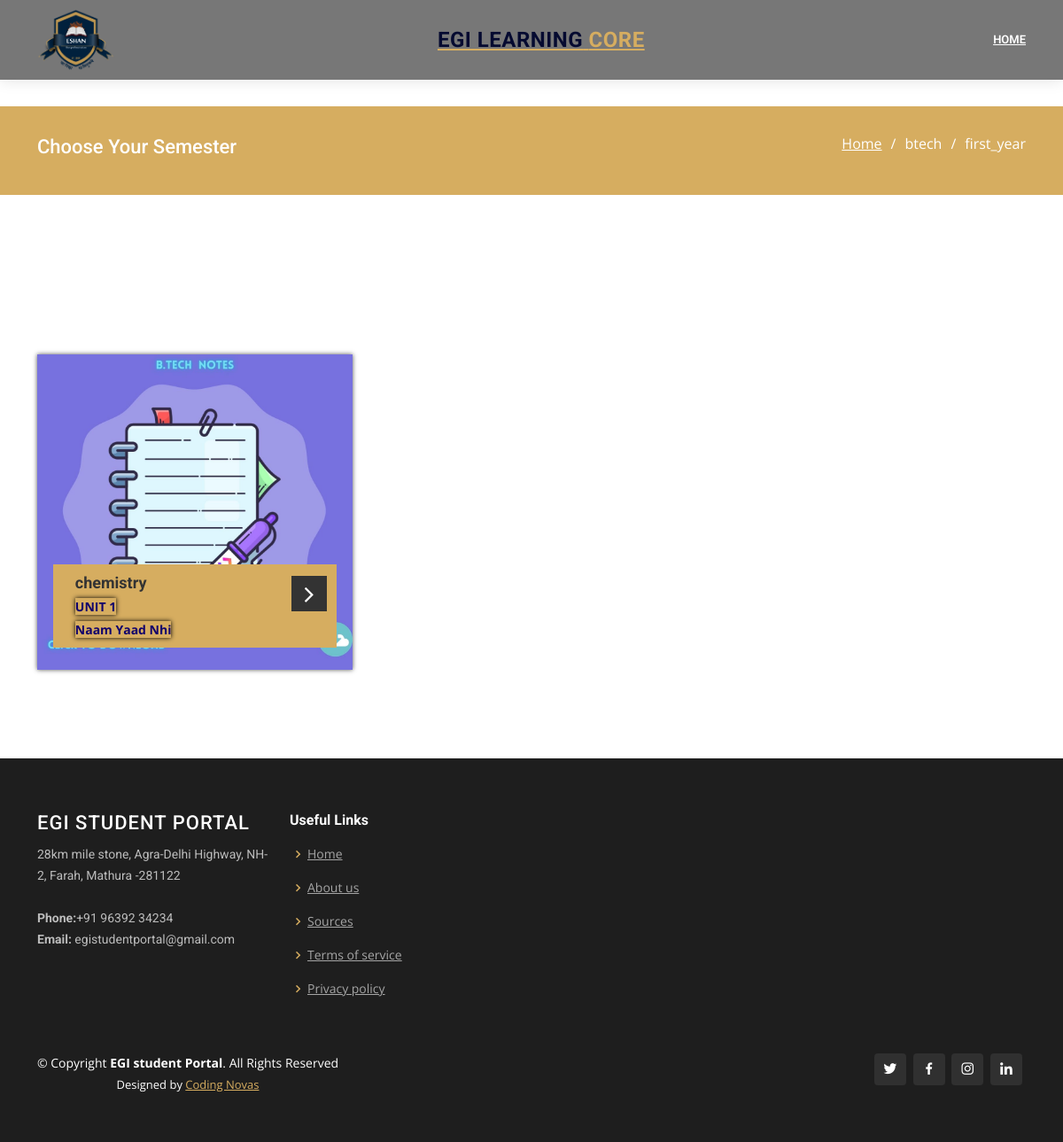
Before: /btech_first_sem2/ with the older database file.
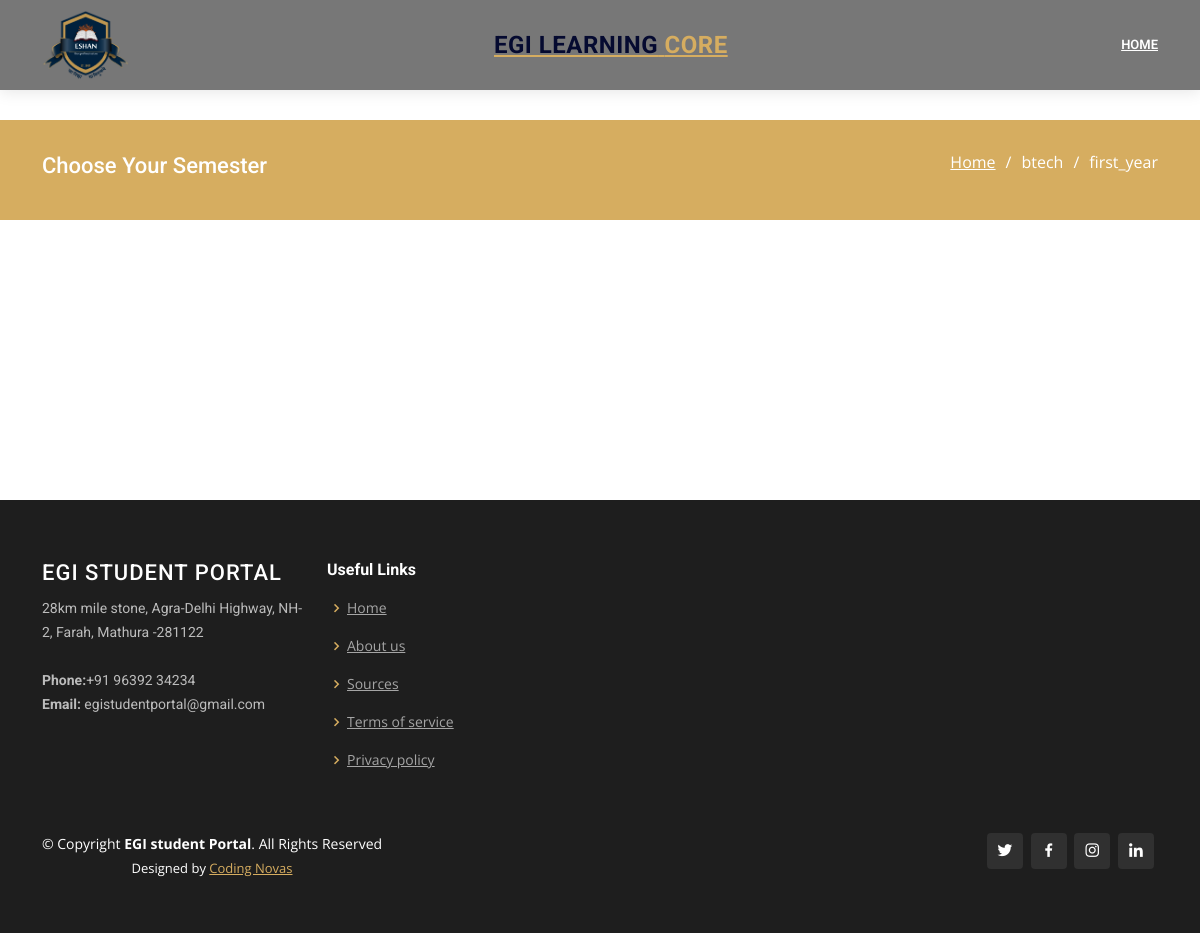
After: the same page with the newer database file.
### notes/models.py (models this page shows, shortened)
class btech_sem2_notes(models.Model):
    Subject=models.CharField(max_length=50)
    UNIT=models.CharField(max_length=50, choices=UNIT_CHOICE)
    UNIT_name=models.CharField(max_length=150)
    Drive_link=models.URLField(max_length=2000)

### notes/views.py (the view)
# urls.py: path('btech_first_sem2/', views.btech_first_sem2, name='btech_first_sem2'),
def btech_first_sem2(request):
    btechsem2=btech_sem2_notes.objects.all()
    return render (request, "notes/btech/1st/sem2.html", {"btechsem2" : btechsem2})

### templates/notes/btech/1st/sem2.html (shortened to what the changed rows need)
<!DOCTYPE html>
<html lang="en">
<head>
  <!DOCTYPE html>
<html>
<head>
  {% load static %}
    <link rel="stylesheet" href="{% static 'assets_notes/bootstrap/css/bootstrap.min.css' %}">
    <link rel="stylesheet" href="assets_notes/fonts/ionicons.min.css">
    <link rel="stylesheet" href="https://cdnjs.cloudflare.com/ajax/libs/pikaday/1.6.1/css/pikaday.min.css">
</head>
  <link href="{% static 'assets/vendor/bootstrap/css/bootstrap.min.css' %}" rel="stylesheet">
  <link href="{% static 'assets/vendor/icofont/icofont.min.css' %}" rel="stylesheet">
  <link href="{% static 'assets/vendor/boxicons/css/boxicons.min.css' %}" rel="stylesheet">
  <link href="{% static 'assets/vendor/animate.css/animate.min.css' %}" rel="stylesheet">
  <link href="{% static 'assets/vendor/venobox/venobox.css' %}" rel="stylesheet">
  <link href="{% static 'assets/vendor/owl.carousel/assets/owl.carousel.min.css' %}" rel="stylesheet">
  <link href="{% static 'assets/vendor/aos/aos.css' %}" rel="stylesheet">
  <link href="{% static 'assets/vendor/remixicon/remixicon.css' %}" rel="stylesheet">
  <link rel="stylesheet" href="{% static 'assets_event/bootstrap/css/bootstrap.min.css' %}">
  <link rel="stylesheet" href="{% static 'assets_event/fonts/font-awesome.min.css' %}">
  <link rel="stylesheet" href="{% static 'assets_event/css/Bold-BS4-Cards-with-Hover-Effect-74-1.css' %}">
  <link rel="stylesheet" href="{% static 'assets_event/css/Bold-BS4-Cards-with-Hover-Effect-74.css' %}">
  <link rel="stylesheet" href="{% static 'assets_event/css/styles.css' %}">
  <link href="{% static 'assets/css/style.css' %}" rel="stylesheet">
</head>
<body>
  <header id="header" class="fixed-top">
    <div class="container d-flex align-items-center">
      <h1 class="logo mr-auto"><a href="/index.html"><span>EGI Learning</span> Core</a></h1>
  </header>
  <main id="main">
    <section id="breadcrumbs" class="breadcrumbs">
      <div class="container">
        <div class="d-flex justify-content-between align-items-center">
          <h2>Choose Your Semester</h2>
        </div>
      </div>
    </section>
    <main class="page projects-page">
        <section class="portfolio-block projects-cards">
            <div class="container">
                <div class="row">
                  {% for btech_sem2_notes in btechsem2  %}
                  <div class="col-sm-6 col-md-4">
                    <div class="box"><img src="{% static 'assets_notes/img/course/sub.jpg' %}" alt="Desmond">
                        <div class="box-heading">
                            <h4 class="title" style="color:#333333;"> {{btech_sem2_notes.Subject}}</h4><span class="post" style="color:#333333;"><b class="date">UNIT {{btech_sem2_notes.UNIT}} </b></span>
                            <span class="post" style="color:#333333;"><b class="date"> {{btech_sem2_notes.UNIT_name}}</b></span>
                        </div>
                    </div>
                    {% endfor %}
            </div>
        </section>
    </main>
 </main>
</body>
</html>
</body>
</html>

Changed rows visible on the page:
removed btech_sem2_notes: Subject "chemistry", UNIT "1", UNIT_name "Naam Yaad Nhi"
